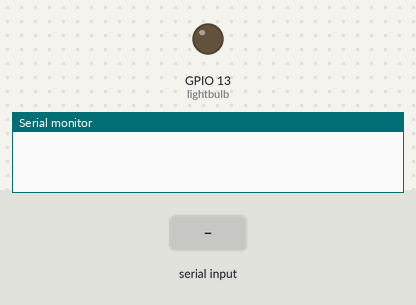
Bench run of a sketch on a simulated ESP32. Parts: output pins drawn as LEDs (lit = HIGH), the last lines printed to the serial monitor. Inputs (shaded band) come from the test bench. Nothing arrives over Bluetooth unless stated.

Above: at 1.2 s.
1.3 s: "1" received over the second serial link
At 1.7 s:
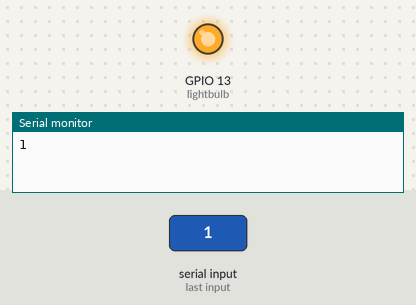
2.8 s: "0" received over the second serial link
At 4.1 s:
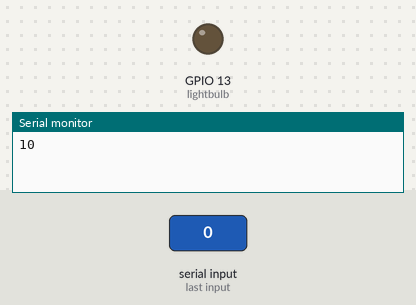
Timing chart, 0 to 5.8 s (numbered marks = the images above; inputs shaded):
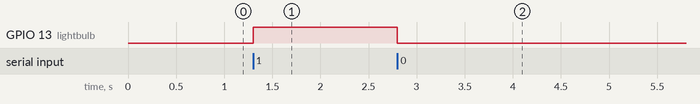

Measured:
- after the input at 1.3 s, GPIO 13 (lightbulb): LOW → HIGH at once
- after the input at 2.8 s, GPIO 13 (lightbulb): HIGH → LOW at once

The sketch:

esp32_relaymodule_bluetooth.ino
```cpp
#include <BluetoothSerial.h>

BluetoothSerial SerialBT;

int lightbulb = 13;

void setup() {
  SerialBT.begin("Bluetooth Lightbulb Systemm");
  Serial.begin(115200);
  pinMode(lightbulb,OUTPUT);
  digitalWrite(lightbulb,LOW); //Ensure the lightbulb is OFF at the beginning
}

void loop()
{
/* ESP32 bluetooth detects whether the user is inputting via. terminal; whatever content typed will output
onto the computer's serial monitor (if connected to a computer running Arduino IDE or equivalent) */

  if (SerialBT.available()) { //Check if there is any input from smartphone/tablet (i.e. bluetooth serial device)
    int x = SerialBT.read(); //store whatever is read from the bluetooth serial device into variable 'x'
    Serial.write(x); //output variable 'x' on serial monitor

/* Using a Terminal-enabled app on Android (paired and connected to ESP32/ESP32S via. Bluetooth Classic),
user inputs different characters corresponding with different light functions, e.g. inputting '1' and '0'
via. Terminal on Android device turns the light on and off respectively. */

    if (char(x) == '0') {
      digitalWrite(lightbulb,LOW);
      SerialBT.print("Light OFF\n");
    }

    if (char(x) == '1') {
      digitalWrite(lightbulb,HIGH);
      SerialBT.print("Light ON\n");
    }
}

}
```
